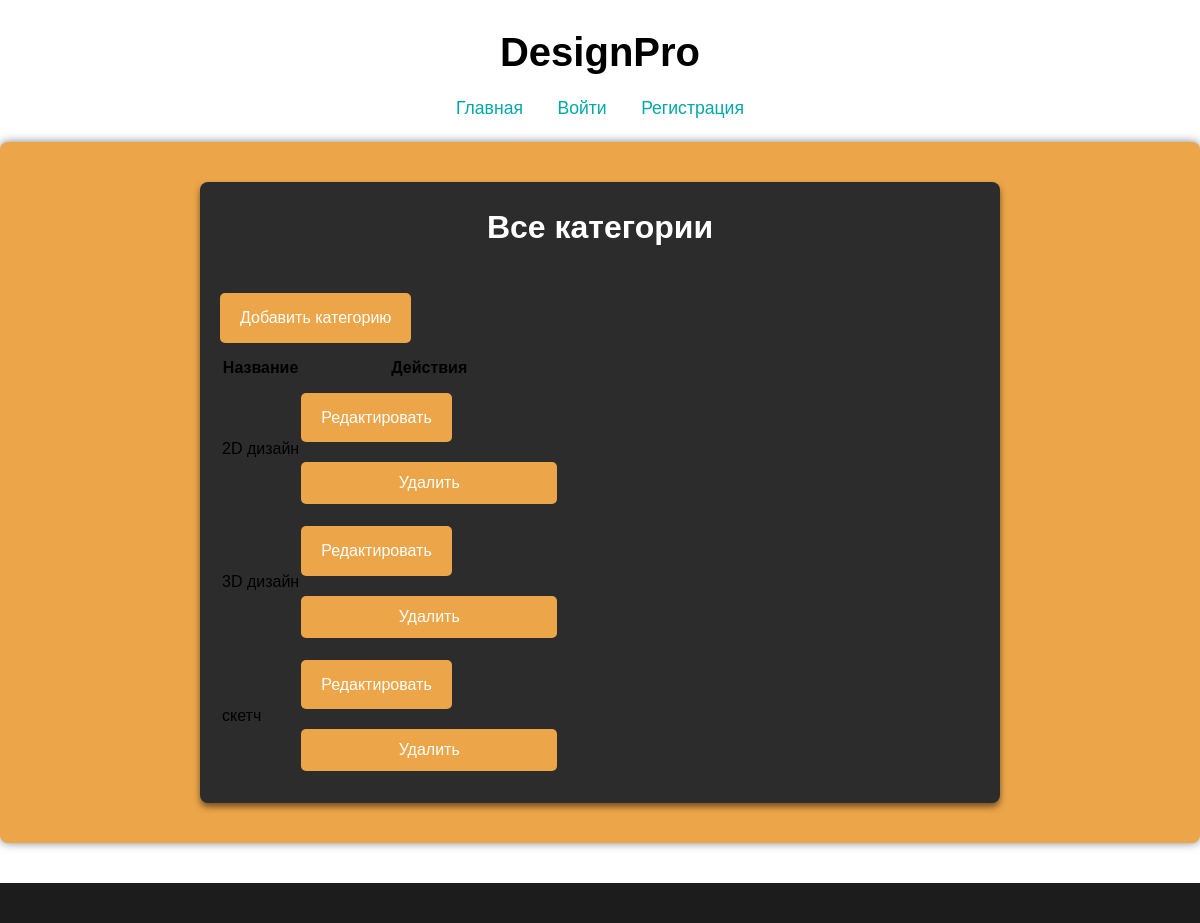
Page /categories/ on the committed database.
### main/models.py (models this page shows, shortened)
class Category(models.Model):
    name = models.CharField(max_length=100)

### main/views.py (the view)
# urls.py: path('categories/', views.all_categories, name='all_categories'),  # Список категорий
def all_categories(request):
    categories = Category.objects.all()
    return render(request, 'main/all_categories.html', {'categories': categories})

### main/templates/main/all_categories.html (shortened to what this page needs)
{% extends 'main/layout.html' %}
{% block content %}
  <div class="container mt-4">
    <h1 class="mb-4">Все категории</h1>
    <div class="mb-3">
      <a href="{% url 'create_category' %}" class="btn btn-success">
         Добавить категорию
      </a>
    </div>
    {% if categories %}
      <div class="table-responsive">
        <table class="table table-hover table-bordered">
          <thead class="thead-light">
            <tr>
              <th>Название</th>
              <th class="text-center">Действия</th>
            </tr>
          </thead>
          <tbody>
            {% for category in categories %}
              <tr>
                <td>{{ category.name }}</td>
                <td class="text-center">
                  <a href="{% url 'edit_category' category.id %}" class="btn btn-warning btn-sm">
                     Редактировать
                  </a>
                  <form action="{% url 'delete_category' category.id %}" method="post" style="display:inline;">
                    <button type="submit" class="btn btn-danger btn-sm" onclick="return confirm('Вы уверены, что хотите удалить категорию?')">
                       Удалить
                    </button>
                  </form>
                </td>
              </tr>
            {% endfor %}
          </tbody>
        </table>
      </div>
    {% else %}
      <div class="alert alert-info" role="alert">
        Нет категорий. Пожалуйста, добавьте новую категорию.
      </div>
    {% endif %}
  </div>
{% endblock %}

### main/static/css/style.css (style rules this page uses)
* { margin: 0; padding: 0; box-sizing: border-box; }
body { font-family: 'Arial', sans-serif; background-color: white; color: black; line-height: 1.6; }
a { text-decoration: none; color: #00a9a5; }
form input, form button { width: 100%; padding: 10px; margin: 5px 0; font-size: 16px; border: 1px solid #ccc; border-radius: 5px; }
form button { background-color: #00bcd4; color: white; cursor: pointer; }
.btn { padding: 10px 20px; background-color: #eca548; color: white; text-align: center; text-decoration: none; border-radius: 5px; margin: 10px 0; display: inline-block; }
.container { max-width: 800px; margin: 0 auto; padding: 20px; background-color: #2c2c2c; border-radius: 8px; box-shadow: 0 4px 6px rgba(0, 0, 0, 0.5); }
.btn { padding: 12px 20px; border: none; border-radius: 5px; font-size: 16px; cursor: pointer; transition: background-color 0.3s; }
* { transition: all 0.3s ease; }
h1 { text-align: center; margin-bottom: 30px; color: #fff; }

### rows in the picture
Category: name "2D дизайн"
Category: name "3D дизайн"
Category: name "скетч"
